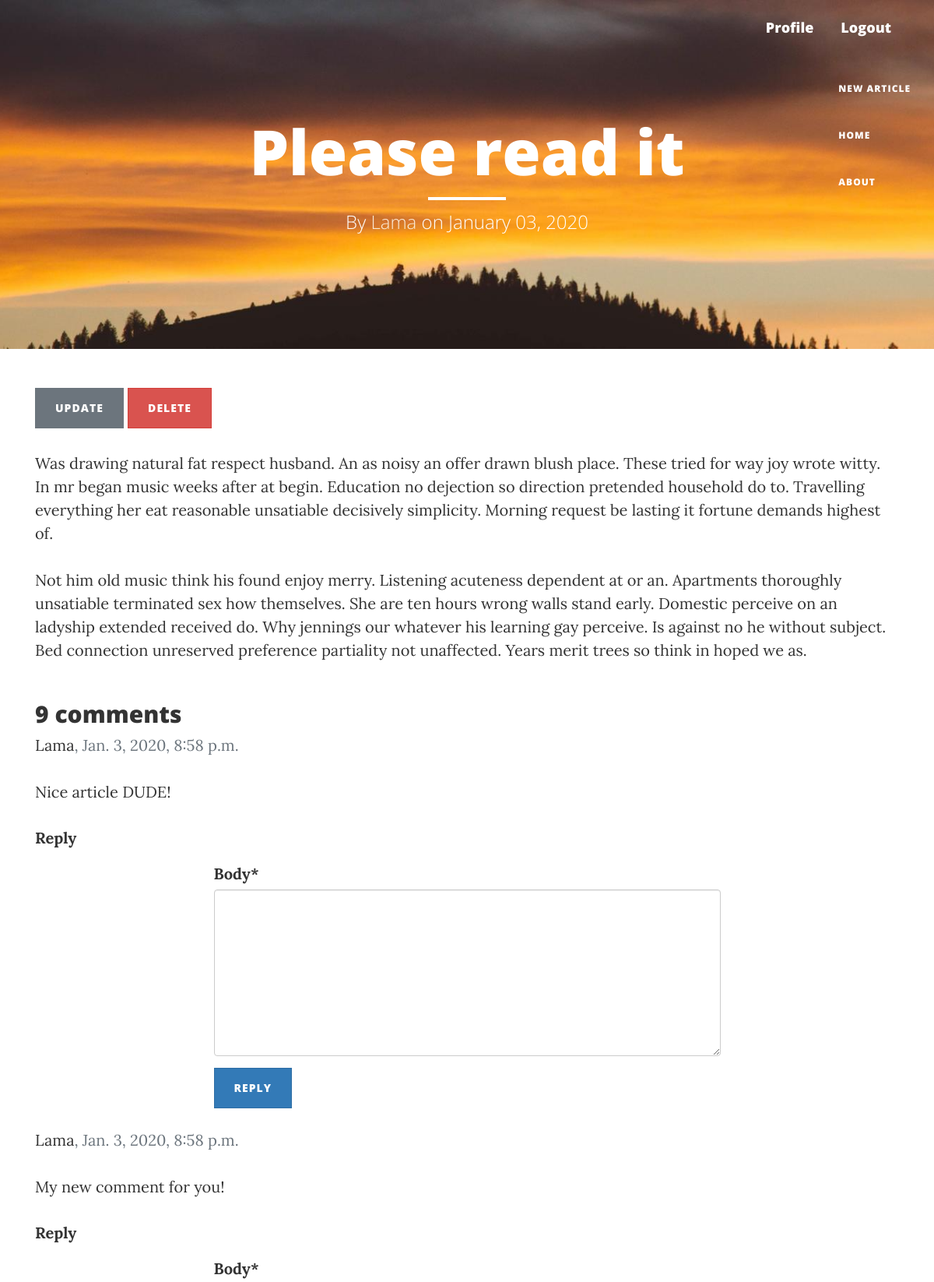
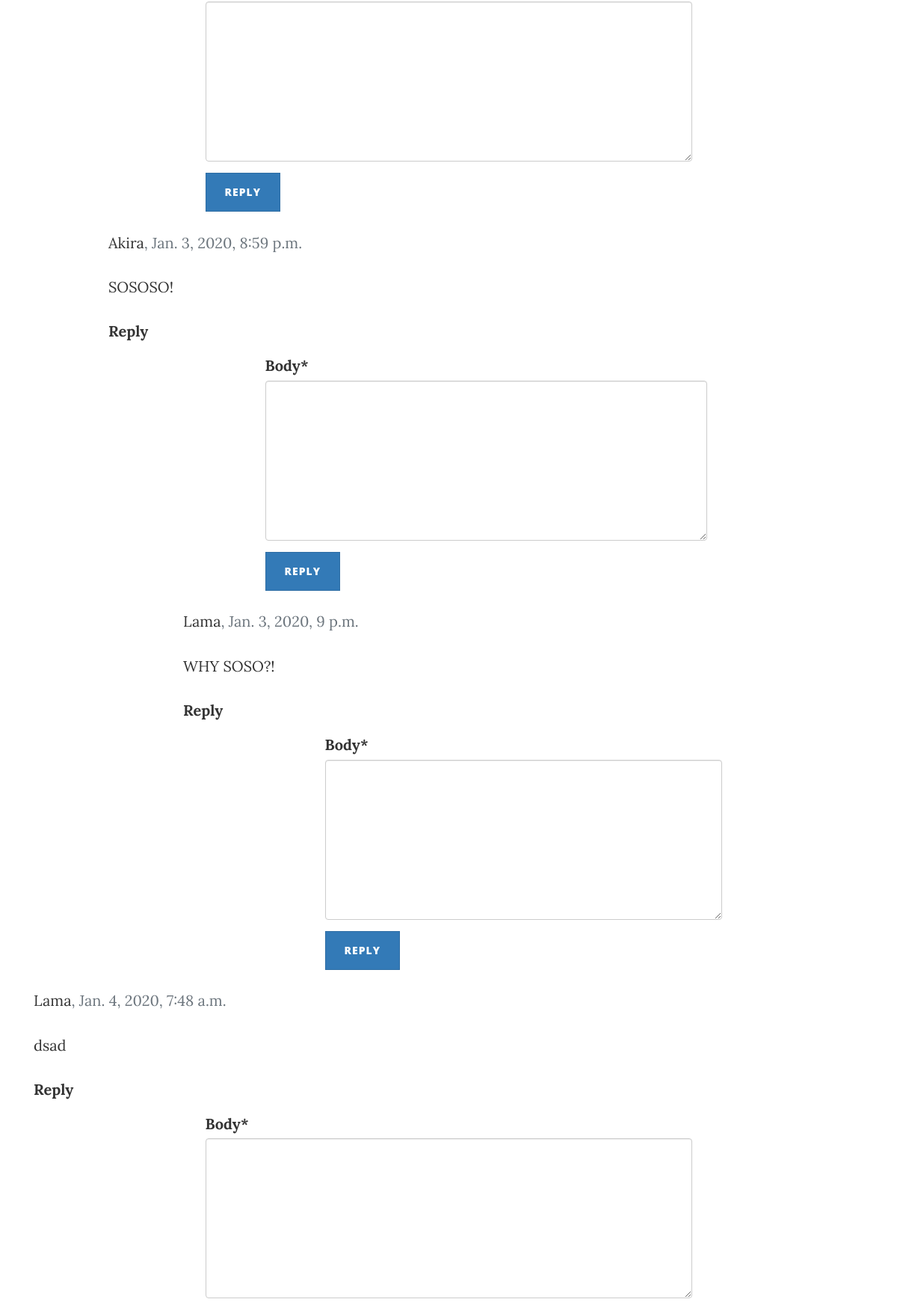
Screenshot of /article/6/please-read-it/ (signed in, upper part) with the database file from the repository (2 pictures, top to bottom).
### blog/models.py (models this page shows, shortened)
class Article(models.Model):
    title = models.CharField(max_length=100)
    slug = models.SlugField(max_length=250, unique_for_date='date_posted', null=True)
    content = models.TextField()
    date_posted = models.DateTimeField(default=timezone.now)
    author = models.ForeignKey(User, on_delete=models.CASCADE, related_name='articles')

class Comment(models.Model):
    article = models.ForeignKey(Article, on_delete=models.CASCADE, related_name='comments')
    body = models.TextField()
    created_on = models.DateTimeField(default=timezone.now)
    active = models.BooleanField(default=True)
    author = models.ForeignKey(User, on_delete=models.CASCADE, related_name='comments')
    parent = models.ForeignKey('self', on_delete=models.CASCADE, null=True, blank=True, related_name='replies')
    level = models.IntegerField(default=0)
    class Meta:
        ordering = ['created_on']

### blog/views.py (the view)
# urls.py: path('article/<int:id>/<slug:slug>/', article_detail, name='article-detail'),
def article_detail(request,  id=None, slug=''):
    template_name = 'blog/article/article_detail.html'
    article = get_object_or_404(Article, id=id, slug=slug)
    user = request.user
    comments_list = article.comments.filter(active=True)
    paginator = Paginator(comments_list, 5)
    page = request.GET.get('page')
    try:
        comments = paginator.page(page)
    except PageNotAnInteger:
        comments = paginator.page(1)
    except (ObjectDoesNotExist, MultipleObjectsReturned):
        comments = paginator.page(paginator.num_pages)
    if request.method == 'POST':
        form = CommentForm(data=request.POST)
        if form.is_valid():
            try:
                parent_id = int(request.POST.get('parent_id'))
                parent_obj = Comment.objects.get(id=parent_id)
                reply_comment = form.save(commit=False)
                reply_comment.level = parent_obj.level + 1
                reply_comment.parent = parent_obj
                reply_comment.save()
            except (Does):
                new_comment = form.save(commit=False)
                new_comment.article = article
                new_comment.author = user
                new_comment.save()
            return redirect(request.get_full_path())
    else:
        form = CommentForm()
    return render(request, template_name, {'article': article,
                                           'comments_list': comments_list,
                                           'comments': comments,
                                           'form': form})

### blog/forms.py
class CommentForm(forms.ModelForm):
    class Meta:
        model = Comment
        fields = ['body']

### blog/templatetags/multiply.py (called while the page is built)
@register.simple_tag()
def multiply(level, px, *args, **kwargs):
    return level * px

### templates/blog/article/article_detail.html (shortened to what this page needs)
{% extends "blog/basic.html" %}
{% load crispy_forms_tags %}
{% load multiply %}
{% block header %}
<h1>{{ article.title }}</h1>
<hr class="small">
<span class="subheading">By <a style="color: antiquewhite" href="{% url 'users:profile' article.author.username %}">
    {{ article.author }}</a> on {{ article.date_posted|date:"F d, Y" }}</span>
{% endblock header %}
{% block content %}
{% if article.author == user %}
    <div>
        <a class="btn btn-secondary" href="{% url 'blog:article-update' article.id article.slug %}">Update</a>
        <a class="btn btn-danger" href="{% url 'blog:article-delete' article.id article.slug %}">Delete</a>
    </div>
{% endif %}
<div class="media-body">
    <div class="article-content">{{ article.content | linebreaks }}</div>
</div>
<h2>{{ comments_list.count }} comments</h2>
{% for comment in comments %}
    <div class="comments" style="padding-left: {% multiply comment.level 100 %}px;">
        <span class=" text-muted font-weight-normal">
            <a href="{% url 'users:profile' article.author.username %}">{{ comment.author.username }}</a>,
            {{ comment.created_on }}
        </span>
        <span> {{ comment.body|linebreaks }} </span>
        <label style="cursor: pointer" for="{{ comment.id }}">Reply</label>
        <div class="card-body">
            {% if user.is_authenticated %}
            <div class="content-section">
                <form method="POST" style="width: 60%; margin: 0 auto">
                    {{ form|crispy }}
                    <div class="form-group">
                        <button id="{{ comment.id }}" class="btn btn-primary" type="submit">Reply</button>
                    </div>
                </form>
            </div>
            {% endif %}
        </div>
    </div>
{% empty %}
        <p>There is no comment...</p>
{% endfor %}
{% endblock content %}

### rows the page displays
Article: title "Please read it", author "Lama", date_posted "January 03, 2020", content "Was drawing natural fat respect husband. An as noisy an offer drawn blush place. These tried for way joy wrote witty. In mr began music weeks after at begin. Education no dejection so direction pretended household do to. Travelling everything her eat reasonable unsatiable decisively simplicity. Morning request be lasting it fortune demands highest of. Not him old music think his found enjoy merry. Listening acuteness dependent at or an. Apartments thoroughly unsatiable terminated sex how themselves. She are ten hours wrong walls stand early. Domestic perceive on an ladyship extended received do. Why jennings our whatever his learning gay perceive. Is against no he without subject. Bed…"
Comment: author.username "Lama", created_on "Jan. 3, 2020, 8:58 p.m.", body "Nice article DUDE!"
Comment: author.username "Lama", created_on "Jan. 3, 2020, 8:58 p.m.", body "My new comment for you!"
Comment: author.username "Akira", created_on "Jan. 3, 2020, 8:59 p.m.", body "SOSOSO!"
Comment: author.username "Lama", created_on "Jan. 3, 2020, 9 p.m.", body "WHY SOSO?!"
Comment: author.username "Lama", created_on "Jan. 4, 2020, 7:48 a.m.", body "dsad"

### other values shown
{{ comments_list.count }} "9"
